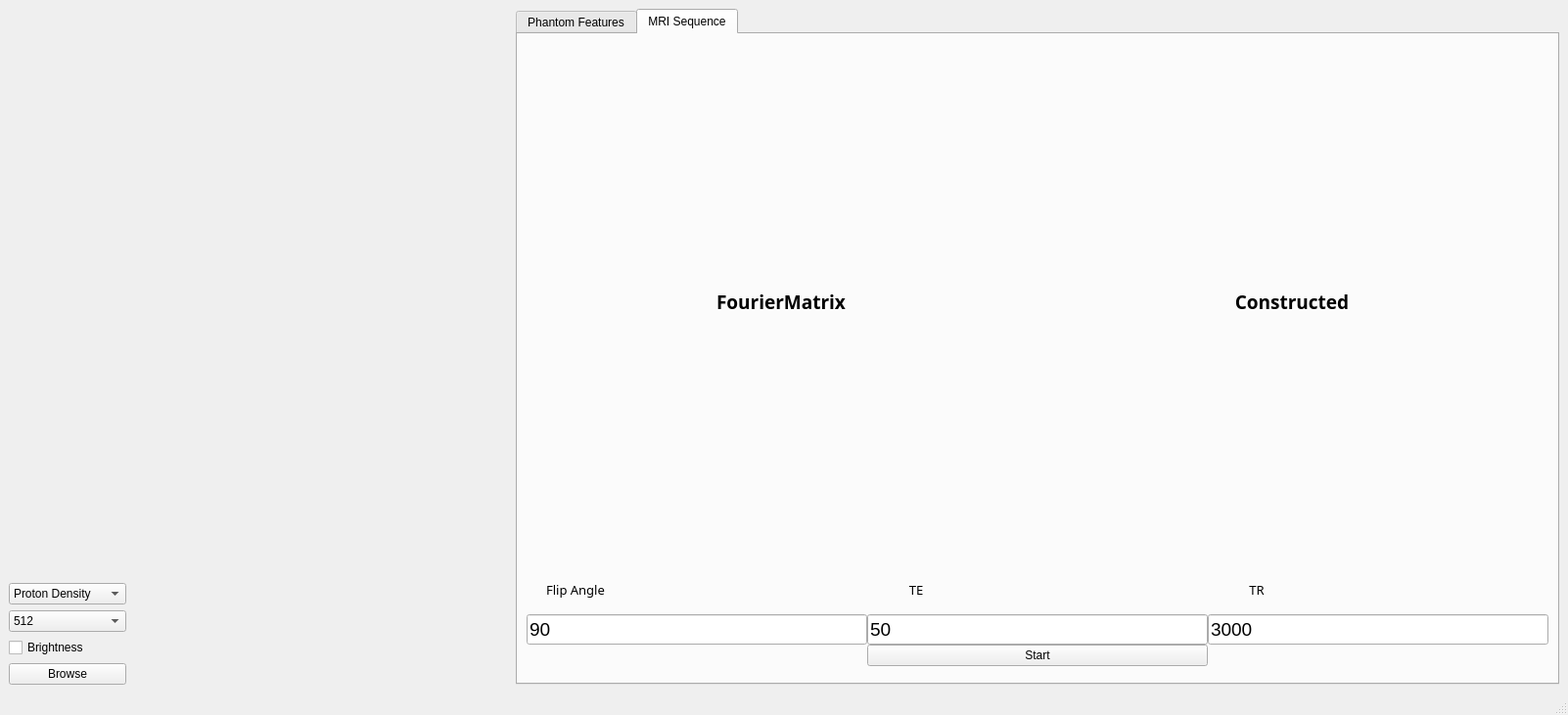
<?xml version="1.0" encoding="UTF-8"?>
<ui version="4.0">
 <class>MainWindow</class>
 <widget class="QMainWindow" name="MainWindow">
  <property name="geometry">
   <rect>
    <x>0</x>
    <y>0</y>
    <width>1602</width>
    <height>731</height>
   </rect>
  </property>
  <property name="windowTitle">
   <string>MainWindow</string>
  </property>
  <widget class="QWidget" name="centralwidget">
   <layout class="QGridLayout" name="gridLayout">
    <item row="0" column="0">
     <widget class="QLabel" name="image">
      <property name="minimumSize">
       <size>
        <width>512</width>
        <height>512</height>
       </size>
      </property>
      <property name="maximumSize">
       <size>
        <width>512</width>
        <height>512</height>
       </size>
      </property>
      <property name="text">
       <string/>
      </property>
     </widget>
    </item>
    <item row="2" column="0">
     <widget class="QComboBox" name="ImageChange">
      <property name="maximumSize">
       <size>
        <width>120</width>
        <height>16777215</height>
       </size>
      </property>
      <item>
       <property name="text">
        <string>Proton Density</string>
       </property>
      </item>
      <item>
       <property name="text">
        <string>T1</string>
       </property>
      </item>
      <item>
       <property name="text">
        <string>T2</string>
       </property>
      </item>
     </widget>
    </item>
    <item row="3" column="0">
     <widget class="QComboBox" name="comboBox">
      <property name="maximumSize">
       <size>
        <width>120</width>
        <height>16777215</height>
       </size>
      </property>
      <property name="currentText">
       <string>512</string>
      </property>
      <item>
       <property name="text">
        <string>512</string>
       </property>
      </item>
      <item>
       <property name="text">
        <string>120</string>
       </property>
      </item>
     </widget>
    </item>
    <item row="4" column="0">
     <widget class="QCheckBox" name="checkBox">
      <property name="maximumSize">
       <size>
        <width>100</width>
        <height>16777215</height>
       </size>
      </property>
      <property name="text">
       <string>Brightness</string>
      </property>
     </widget>
    </item>
    <item row="5" column="0">
     <widget class="QPushButton" name="browse">
      <property name="maximumSize">
       <size>
        <width>120</width>
        <height>16777215</height>
       </size>
      </property>
      <property name="text">
       <string>Browse</string>
      </property>
     </widget>
    </item>
    <item row="0" column="1" rowspan="6">
     <widget class="QTabWidget" name="tabWidget">
      <property name="maximumSize">
       <size>
        <width>16777215</width>
        <height>16777215</height>
       </size>
      </property>
      <property name="currentIndex">
       <number>1</number>
      </property>
      <widget class="QWidget" name="tab">
       <attribute name="title">
        <string>Phantom Features</string>
       </attribute>
       <layout class="QGridLayout" name="gridLayout_2">
        <item row="17" column="3">
         <widget class="QLineEdit" name="tr">
          <property name="text">
           <string>1</string>
          </property>
         </widget>
        </item>
        <item row="17" column="0">
         <widget class="QLineEdit" name="rotationAngle">
          <property name="maximumSize">
           <size>
            <width>400</width>
            <height>16777215</height>
           </size>
          </property>
          <property name="text">
           <string>90</string>
          </property>
         </widget>
        </item>
        <item row="17" column="1">
         <widget class="QLineEdit" name="te">
          <property name="text">
           <string>0.4</string>
          </property>
         </widget>
        </item>
        <item row="16" column="0">
         <widget class="QLabel" name="label_3">
          <property name="font">
           <font>
            <family>STIX</family>
            <pointsize>14</pointsize>
            <weight>75</weight>
            <bold>true</bold>
           </font>
          </property>
          <property name="text">
           <string>Flip Angle</string>
          </property>
          <property name="alignment">
           <set>Qt::AlignCenter</set>
          </property>
         </widget>
        </item>
        <item row="16" column="1">
         <widget class="QLabel" name="label_5">
          <property name="font">
           <font>
            <family>STIX</family>
            <pointsize>14</pointsize>
            <weight>75</weight>
            <bold>true</bold>
           </font>
          </property>
          <property name="text">
           <string>Time to Echo</string>
          </property>
          <property name="alignment">
           <set>Qt::AlignCenter</set>
          </property>
         </widget>
        </item>
        <item row="11" column="1" colspan="3">
         <widget class="PlotWidget" name="recoveryMz">
          <property name="maximumSize">
           <size>
            <width>600</width>
            <height>16777215</height>
           </size>
          </property>
         </widget>
        </item>
        <item row="16" column="3">
         <widget class="QLabel" name="label_9">
          <property name="font">
           <font>
            <family>STIX</family>
            <pointsize>14</pointsize>
            <weight>75</weight>
            <bold>true</bold>
           </font>
          </property>
          <property name="text">
           <string>Time Repeat</string>
          </property>
          <property name="alignment">
           <set>Qt::AlignCenter</set>
          </property>
         </widget>
        </item>
        <item row="1" column="1" colspan="3">
         <widget class="PlotWidget" name="decayMx">
          <property name="maximumSize">
           <size>
            <width>600</width>
            <height>600</height>
           </size>
          </property>
         </widget>
        </item>
        <item row="0" column="1" colspan="3">
         <widget class="QLabel" name="label_10">
          <property name="font">
           <font>
            <family>STIX</family>
            <pointsize>14</pointsize>
            <weight>75</weight>
            <bold>true</bold>
           </font>
          </property>
          <property name="text">
           <string>Decay In X axis</string>
          </property>
          <property name="alignment">
           <set>Qt::AlignCenter</set>
          </property>
         </widget>
        </item>
        <item row="10" column="1" colspan="3">
         <widget class="QLabel" name="label_12">
          <property name="font">
           <font>
            <family>STIX</family>
            <pointsize>14</pointsize>
            <weight>75</weight>
            <bold>true</bold>
           </font>
          </property>
          <property name="text">
           <string>Recovery In Z axis</string>
          </property>
          <property name="alignment">
           <set>Qt::AlignCenter</set>
          </property>
         </widget>
        </item>
       </layout>
      </widget>
      <widget class="QWidget" name="mriSequence">
       <attribute name="title">
        <string>MRI Sequence</string>
       </attribute>
       <layout class="QGridLayout" name="gridLayout_5">
        <item row="1" column="0">
         <layout class="QGridLayout" name="gridLayout_3">
          <property name="spacing">
           <number>0</number>
          </property>
          <item row="2" column="2">
           <widget class="QLineEdit" name="TR">
            <property name="font">
             <font>
              <pointsize>14</pointsize>
             </font>
            </property>
            <property name="text">
             <string>3000</string>
            </property>
           </widget>
          </item>
          <item row="2" column="1">
           <widget class="QLineEdit" name="TE">
            <property name="font">
             <font>
              <pointsize>14</pointsize>
             </font>
            </property>
            <property name="text">
             <string>50</string>
            </property>
           </widget>
          </item>
          <item row="3" column="1">
           <widget class="QPushButton" name="Reconstruction">
            <property name="text">
             <string>Start</string>
            </property>
           </widget>
          </item>
          <item row="2" column="0">
           <widget class="QLineEdit" name="flipAngle">
            <property name="font">
             <font>
              <pointsize>14</pointsize>
             </font>
            </property>
            <property name="text">
             <string>90</string>
            </property>
           </widget>
          </item>
          <item row="1" column="1">
           <widget class="QLabel" name="label_6">
            <property name="maximumSize">
             <size>
              <width>100</width>
              <height>16777215</height>
             </size>
            </property>
            <property name="font">
             <font>
              <family>Gillius ADF No2</family>
              <pointsize>10</pointsize>
              <weight>50</weight>
              <bold>false</bold>
             </font>
            </property>
            <property name="text">
             <string>TE</string>
            </property>
            <property name="alignment">
             <set>Qt::AlignCenter</set>
            </property>
           </widget>
          </item>
          <item row="1" column="0">
           <widget class="QLabel" name="label_7">
            <property name="maximumSize">
             <size>
              <width>100</width>
              <height>50</height>
             </size>
            </property>
            <property name="font">
             <font>
              <family>Gillius ADF No2</family>
              <pointsize>10</pointsize>
              <weight>50</weight>
              <bold>false</bold>
              <stylestrategy>PreferAntialias</stylestrategy>
             </font>
            </property>
            <property name="text">
             <string>Flip Angle</string>
            </property>
            <property name="alignment">
             <set>Qt::AlignCenter</set>
            </property>
           </widget>
          </item>
          <item row="1" column="2">
           <widget class="QLabel" name="label_8">
            <property name="maximumSize">
             <size>
              <width>100</width>
              <height>16777215</height>
             </size>
            </property>
            <property name="font">
             <font>
              <family>Gillius ADF No2</family>
              <pointsize>10</pointsize>
              <weight>50</weight>
              <bold>false</bold>
             </font>
            </property>
            <property name="text">
             <string>TR</string>
            </property>
            <property name="alignment">
             <set>Qt::AlignCenter</set>
            </property>
           </widget>
          </item>
         </layout>
        </item>
        <item row="0" column="0">
         <layout class="QGridLayout" name="gridLayout_4">
          <item row="0" column="1">
           <widget class="QLabel" name="Constructed">
            <property name="minimumSize">
             <size>
              <width>512</width>
              <height>512</height>
             </size>
            </property>
            <property name="maximumSize">
             <size>
              <width>512</width>
              <height>512</height>
             </size>
            </property>
            <property name="font">
             <font>
              <family>STIX</family>
              <pointsize>14</pointsize>
              <weight>75</weight>
              <bold>true</bold>
             </font>
            </property>
            <property name="text">
             <string>Constructed</string>
            </property>
            <property name="alignment">
             <set>Qt::AlignCenter</set>
            </property>
           </widget>
          </item>
          <item row="0" column="0">
           <widget class="QLabel" name="FourierMatrix">
            <property name="minimumSize">
             <size>
              <width>512</width>
              <height>512</height>
             </size>
            </property>
            <property name="maximumSize">
             <size>
              <width>512</width>
              <height>512</height>
             </size>
            </property>
            <property name="font">
             <font>
              <family>STIX</family>
              <pointsize>14</pointsize>
              <weight>75</weight>
              <bold>true</bold>
             </font>
            </property>
            <property name="text">
             <string>FourierMatrix</string>
            </property>
            <property name="alignment">
             <set>Qt::AlignCenter</set>
            </property>
           </widget>
          </item>
         </layout>
        </item>
       </layout>
      </widget>
     </widget>
    </item>
   </layout>
  </widget>
  <widget class="QMenuBar" name="menubar">
   <property name="geometry">
    <rect>
     <x>0</x>
     <y>0</y>
     <width>1602</width>
     <height>26</height>
    </rect>
   </property>
  </widget>
  <widget class="QStatusBar" name="statusbar"/>
 </widget>
 <customwidgets>
  <customwidget>
   <class>PlotWidget</class>
   <extends>QGraphicsView</extends>
   <header location="global">pyqtgraph</header>
  </customwidget>
 </customwidgets>
 <resources/>
 <connections/>
</ui>
